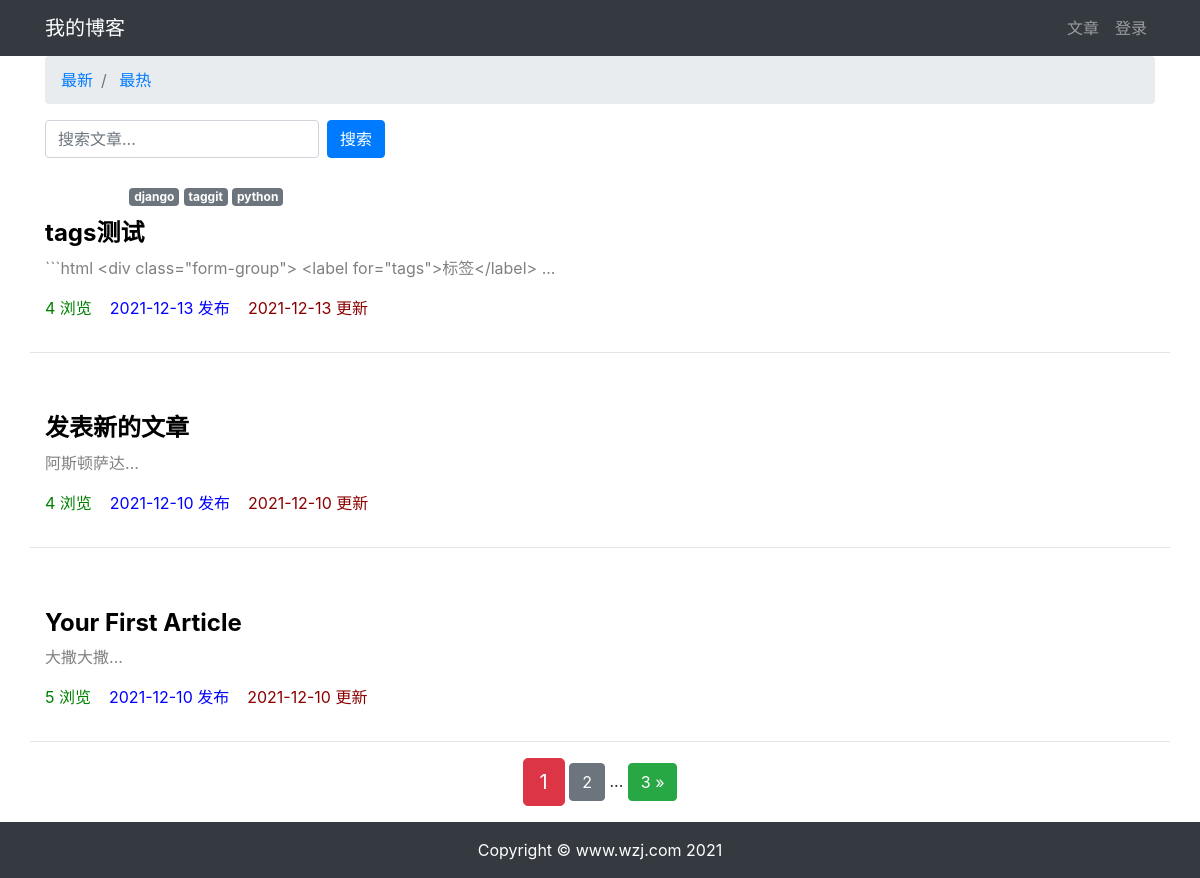
Before: /article/article-list/ with the older database file.
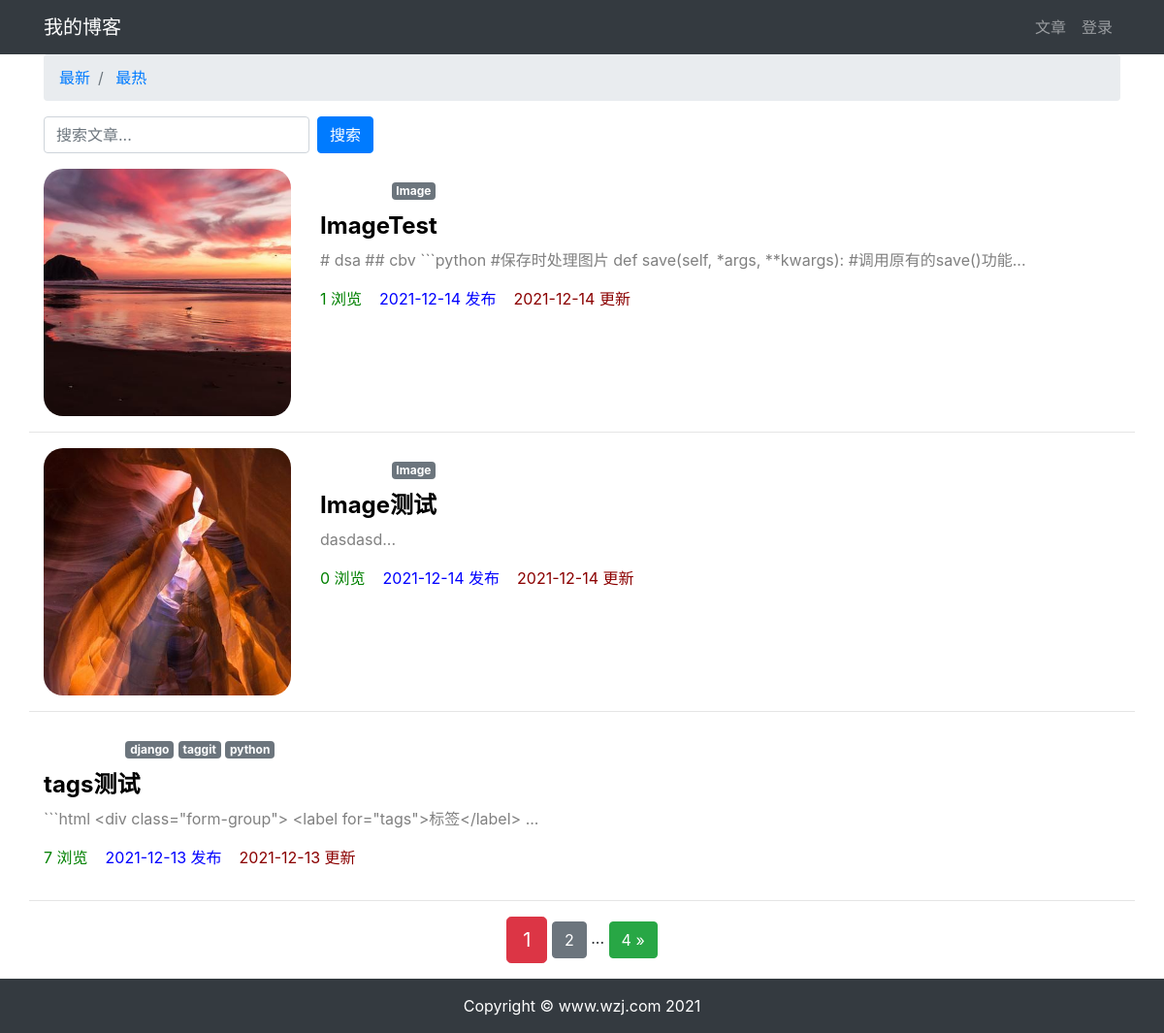
After: the same page with the newer database file.
### article/models.py (models this page shows, shortened)
class ArticlePost(models.Model):
    column = models.ForeignKey(
        ArticleColumn,
        null=True,
        blank=True,
        on_delete=models.CASCADE,
        related_name='article',
    )
    avatar = models.ImageField(upload_to='article/%Y%m%d', blank=True)
    author = models.ForeignKey(User, on_delete=models.CASCADE)
    title = models.CharField(max_length=100)
    body = models.TextField()
    created = models.DateTimeField(default=timezone.now)
    updated = models.DateTimeField(auto_now=True)
    total_views = models.PositiveIntegerField(default=0)
    tags = TaggableManager(blank=True)
    class Meta:
        ordering = ('-created',)

### article/views.py (the view)
# urls.py: path('article-list/', views.article_list, name='article_list'),
def article_list(request):
    search = request.GET.get('search')
    order = request.GET.get('order')
    column = request.GET.get('column')
    tag = request.GET.get('tag')
    article_list = ArticlePost.objects.all()
    if search:
        article_list = article_list.filter(
            Q(title__icontains=search) |
            Q(body__icontains=search)
        )
    else:
        search = ''
    if column is not None and column.isdigit():
        article_list = article_list.filter(column=column)
    if tag and tag != 'None':
        article_list = article_list.filter(tags__name__in=[tag])
    if order == 'total_views':
        article_list = article_list.order_by('-total_views')
    paginator = Paginator(article_list, 3)
    page = request.GET.get('page')
    articles = paginator.get_page(page)
    context = {
            'articles': articles,
            'order': order,
            'search': search,
            'column': column,
            'tag': tag,
    }
    return render(request, 'article/list.html', context)

### article/models.py (called while the page is built)
    def __str__(self) -> str:
        return self.title

### templates/article/list.html (shortened to what this page needs)
{% extends "base.html" %}
{% load staticfiles %}
{% block content %}
<div class="container">
    <nav aria-label="breadcrumb">
        <ol class="breadcrumb">
            <li class="breadcrumb-item">
                <a href="{% url 'article:article_list' %}?search={{ search }}&column={{ column }}&tag={{ tag }}"
                >
                    最新
                </a>
            </li>
            <li class="breadcrumb-item">
                <a href="{% url 'article:article_list' %}?order=total_views&search={{ search }}&column={{ column }}&tag={{ tag }}"
                >
                    最热
                </a>
            </li>
        </ol>
    </nav>
    <div class="row">
        <div class="col-auto mr-auto">
            <form class="form-inline" >
                <input type="text"
                    class="form-control mb-2 mr-sm-2"
                    name="search"
                    placeholder="搜索文章..."
                    required
                >
                <button type="submit" class="btn btn-primary mb-2 mr-sm-2">搜索</button>
            </form>
        </div>
    </div>
    <div class="row mt-2">
        {% for article in articles %}
            {% if article.avatar %}
            <div class="col-3">
                <img src="{{ article.avatar.url }}"
                     alt="avatar"
                     style="max-width:100%; border-radius: 20px"
                >
            </div>
            {% endif %}
            <div class="col">
                {% if article.column %}
                    <a  role="button"
                        href="{% url 'article:article_list' %}?column={{ article.column.id }}"
                        class="btn btn-sm mb-2"
                        style="color: #ffffff;
                        font-size: large;
                        font-weight: bold;"
                    >
                    </a>
                {% endif %}
                <span>
                    {% for tag in article.tags.all %}
                        <a href="{% url 'article:article_list' %}?tag={{ tag }}"
                        class="badge badge-secondary"
                        >
                            {{ tag }}
                        </a>
                    {% endfor %}
                </span>
                <h4>
                    <b>
                        <a href="{% url 'article:article_detail' article.id %}"
                        style="color: black;"
                        >
                            {{ article.title }}
                        </a>
                    </b>
                </h4>
                <div>
                    <p style="color: gray;">
                        {{ article.body|slice:'100' }}...
                    </p>
                </div>
                <p>
                    <span style="color: green;">
                        {{ article.total_views }} 浏览&nbsp;&nbsp;&nbsp;
                    </span>
                    <span style="color: blue;">
                        {{ article.created|date:'Y-m-d' }} 发布&nbsp;&nbsp;&nbsp;
                    </span>
                    <span style="color: darkred;">
                        {{ article.updated|date:'Y-m-d' }} 更新
                    </span>
                </p>
            </div>
            <hr style="width: 100%;">
        {% endfor %}
    </div>
    <div class="pagination row">
        <div class="m-auto">
            <span class="step-links">
                <span class="current btn btn-danger btn-lg">
                    {{ articles.number }}
                </span>
                {% if articles.has_next %}
                    <a href="?page={{ articles.next_page_number }}&order={{ order }}&search={{ search }}&column={{ column }}&tag={{ tag }}"
                    class="btn btn-secondary"
                    >
                        {{ articles.next_page_number }}
                    </a>
                    <span>...</span>
                    <a href="?page={{ articles.paginator.num_pages }}&order={{ order }}&search={{ search }}&column={{ column }}&tag={{ tag }}"
                    class="btn btn-success"
                    >
                        {{ articles.paginator.num_pages }} &raquo;
                    </a>
                {% endif %}
            </span>
        </div>
    </div>
</div>
{% endblock content %}

### templates/base.html (shortened to what this page needs)
    使用 Django 3 学习的读者改为 {% load static %}
{% load staticfiles %}
<!DOCTYPE html>
<html lang="zh-cn">
<head>
    <link rel="stylesheet" href="{% static 'bootstrap/css/bootstrap.min.css' %}">
    <link rel="stylesheet" href="{% static 'md_css/monokai.css' %}">
</head>
<body>
    {% include 'header.html' %}
    {% block content %}{% endblock content %}
    {% include 'footer.html' %}
</body>
</html>

### templates/header.html (shortened to what this page needs)
<nav class="navbar navbar-expand-lg navbar-dark bg-dark">
    <div class="container">
      <a class="navbar-brand" href="#">我的博客</a>
      <div>
        <ul class="navbar-nav">
          <li class="nav-item">
            <a class="nav-link" href="{% url 'article:article_list' %}">文章</a>
          </li>
          {% if user.is_authenticated %}
            <li class="nav-item dropdown">
              <a class="nav-link dropdown-toggle" href="#" id="navbarDropdown" role="button" data-toggle="dropdown" aria-haspopup="true" aria-expanded="false">
                {{ user.username }}
              </a>
              <div class="dropdown-menu" aria-labelledby="navbarDropdown">
                <a class="dropdown-item" href="{% url 'article:article_create' %}">写文章</a>
                <a class="dropdown-item" href='{% url "userprofile:edit" user.id %}'>个人信息</a>
                <a class="dropdown-item" href="#" onclick="user_delete()">删除用户</a>
                <a class="dropdown-item" href="{% url 'userprofile:logout' %}">退出登录</a>
              </div>
          </li>
          {% else %}
          <li class="nav-item">
            <a class="nav-link" href="{% url 'userprofile:login' %}">登录</a>
        </li>
          {% endif %}
        </ul>
      </div>
    </div>
  </nav>

### templates/footer.html
{% load staticfiles %}
<div>
    <br><br><br>
</div>
<footer class="py-3 bg-dark fixed-bottom">
    <div class="container">
        <p class="m-0 text-center text-white">Copyright &copy; www.wzj.com 2021</p>
    </div>
</footer>

Changed rows visible on the page:
no longer on this page (row edited): ArticlePost: title "发表新的文章", body "阿斯顿萨达", total_views "4", created "2021-12-10", updated "2021-12-10"
no longer on this page (row unchanged): ArticlePost: title "Your First Article", body "大撒大撒", total_views "5", created "2021-12-10", updated "2021-12-10"
added ArticlePost: avatar (picture), title "ImageTest", body "# dsa ## cbv ```python #保存时处理图片 def save(self, *args, **kwargs): #调用原有的save()功能", total_views "1", created "2021-12-14", updated "2021-12-14"
added Tag: name "Image"
added ArticlePost: avatar (picture), title "Image测试", body "dasdasd", total_views "0", created "2021-12-14", updated "2021-12-14"
changed ArticlePost "tags测试": total_views "4" → "7"
Other visible differences:
{{ articles.paginator.num_pages }}: "3" → "4"
